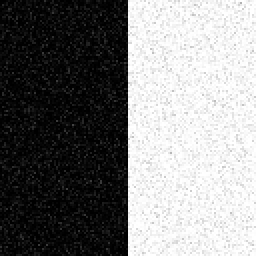
%> input picture doc/DOG_edge/edge.png, 128 x 128 px (shown 2 times larger)
$ octave curvature.m   (GNU Octave 9; MATLAB toolbox functions it lacks are replaced by stand-ins)
%> lines starting %> are read from the running program, lines starting %| are printed output that depends on the picture
img = imread("edge.png");
%> img is the input picture: size 128x128 uint8; min 0, max 255, mean 127.3

sigma1 = 1.6;
sigma2 = 1.6*1.6;

n1 = int32(sigma1*3*2)+1;
n2 = int32(sigma2*3*2)+1;

k1 = fspecial("gaussian", [n1 n1], sigma1);
k2 = fspecial("gaussian", [n2 n2], sigma2);

img1 = conv2(img, k1, 'same');
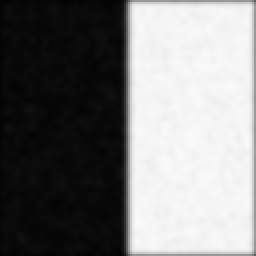
%> img1: size 128x128 double (shown 2 times larger); min 1.95, max 251, mean 124.9
img2 = conv2(img, k2, 'same');
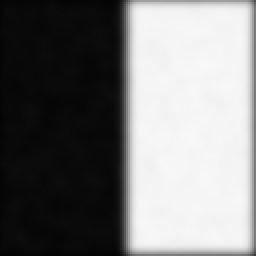
%> img2: size 128x128 double (shown 2 times larger); min 3.33, max 248.6, mean 123.8

dog = img1 - img2;
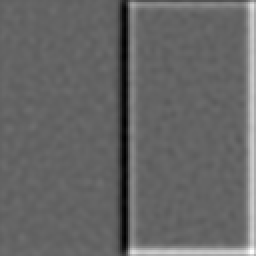
%> dog: size 128x128 double (shown 2 times larger); min -43.71, max 67.58, mean 1.1; drawn with min black and max white

[rows,cols] = size(img);
%> rows = 128; cols = 128

cx = cols/2;
%> cx = 64
cy = rows/2;
%> cy = 64

r = 1;

sub = dog(cy-r:cy+r, cx-r:cx+r)
%> sub = [-42.99 -30.62 -7.19; -41.61 -28.97 -5.56; -40.13 -27.23 -4.07]

% [12 lines of commented-out code are left out]

%> (the run ends here)
